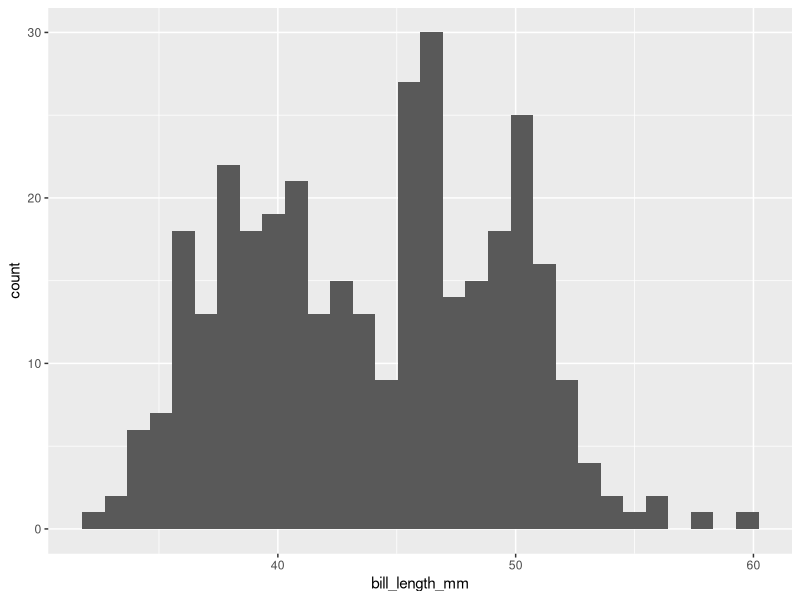
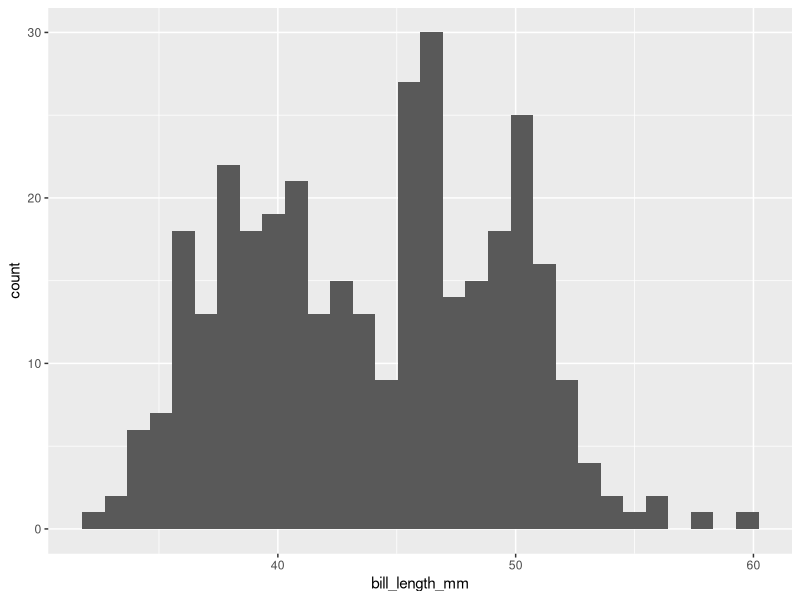
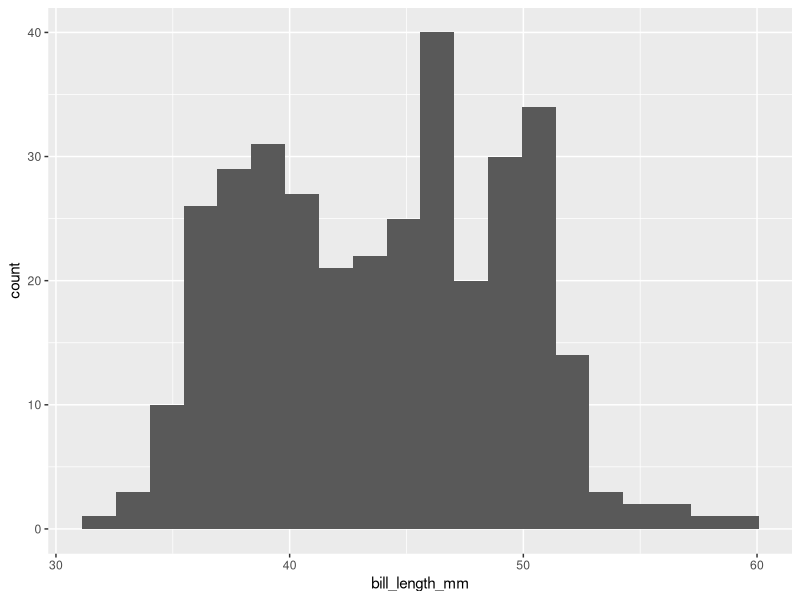
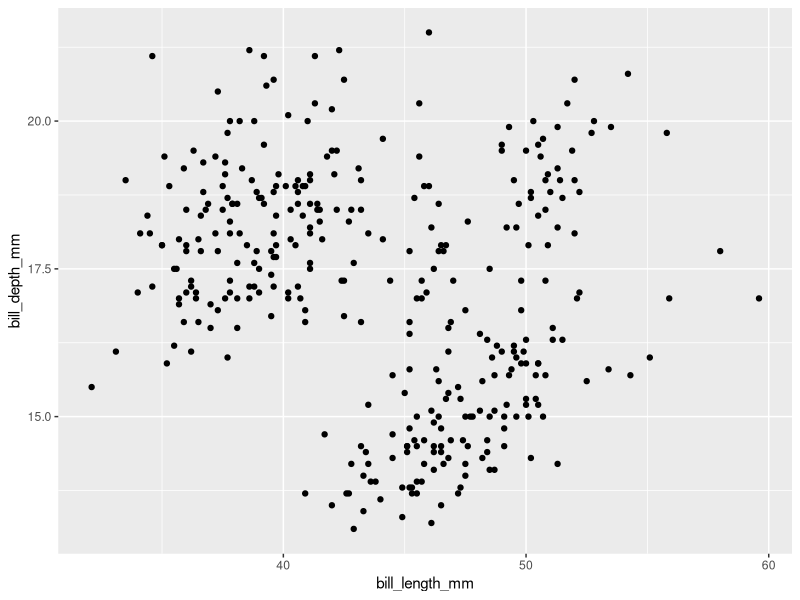
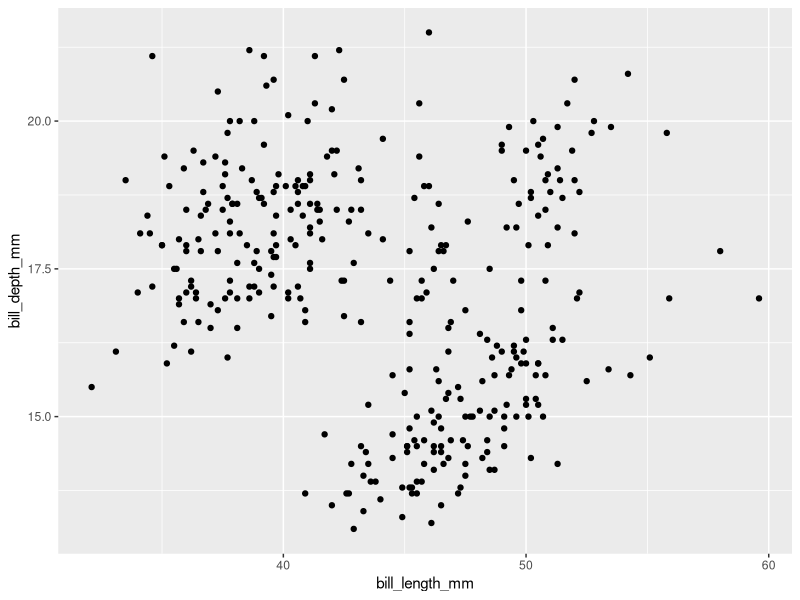
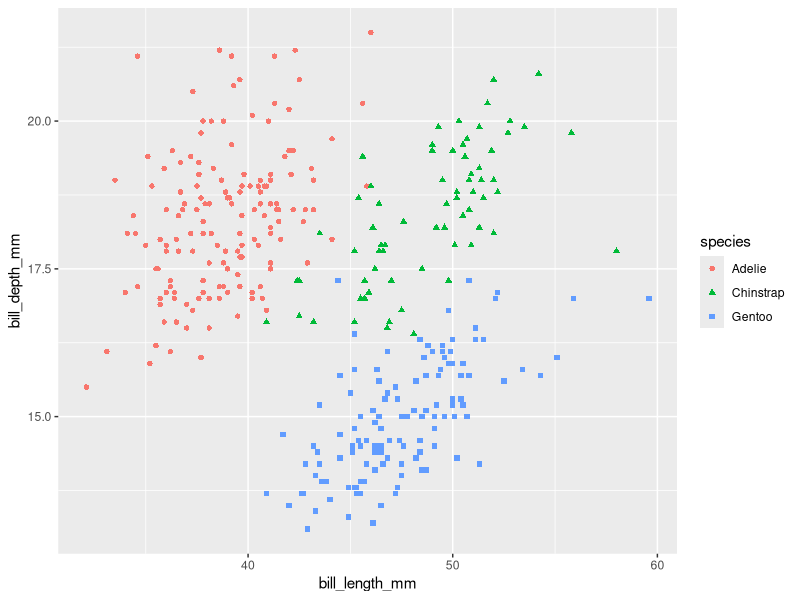
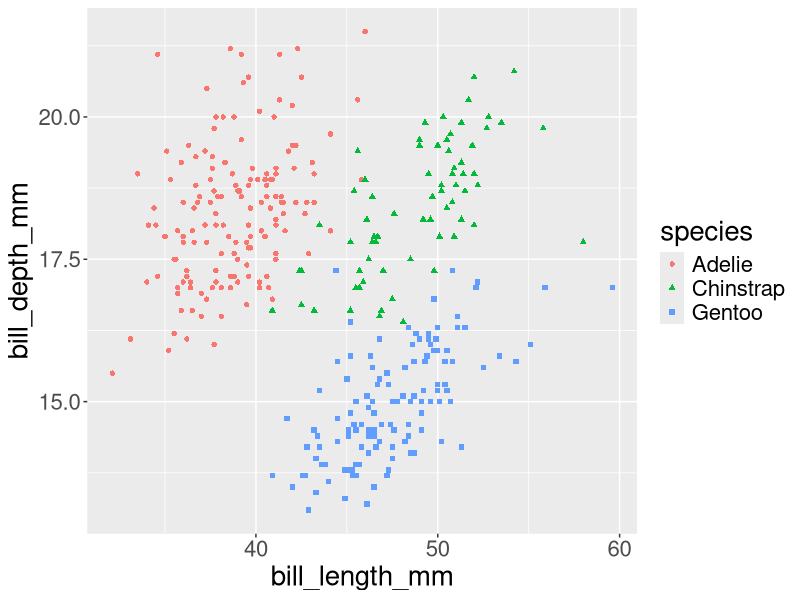

The R script that drew these images, in order:
## ---- chunk 1
knitr::opts_chunk$set(echo = TRUE, warning=F, message=F)
library(palmerpenguins)
library(tidyverse)
## ---- chunk 2
penguins %>%
  ggplot(aes(x = bill_length_mm)) +
  geom_histogram()
## ---- chunk 3
penguins %>%
  ggplot(aes(x = bill_length_mm)) +
  geom_histogram()
## ---- chunk 4
penguins %>%
  ggplot(aes(x = bill_length_mm)) +
  geom_histogram(bins = 20)
## ---- chunk 5
penguins %>%
  ggplot(aes(x = bill_length_mm, y = bill_depth_mm)) +
  geom_point()
## ---- chunk 6
penguins %>%
  ggplot(aes(x = bill_length_mm, y = bill_depth_mm)) +
  geom_point()
## ---- chunk 7
penguins %>%
  ggplot(aes(x = bill_length_mm, y = bill_depth_mm, 
             color = species, shape=species)) +
  geom_point()
## ---- chunk 8
penguins %>%
  ggplot(aes(x = bill_length_mm, y = bill_depth_mm, 
             color = species, shape=species)) +
  geom_point(size=1.5) +
  theme(text = element_text(size = 20))
